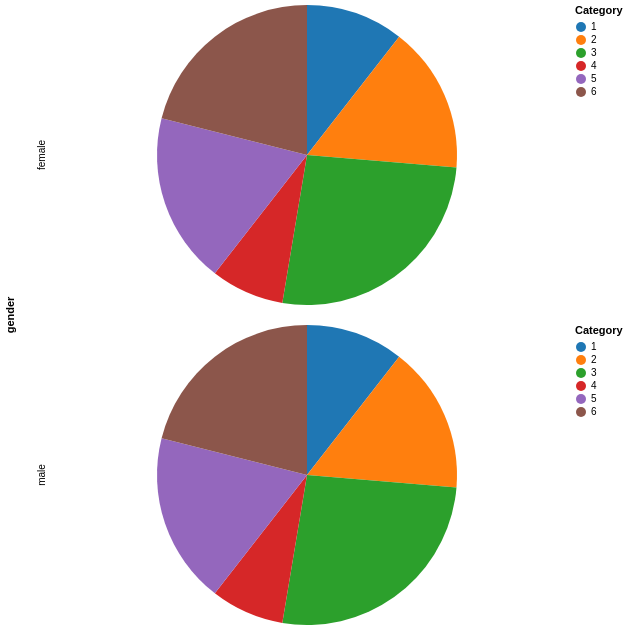

Specify this chart in Vega-Lite:
### Vega-Lite specification from a JSON file in a GitHub repository (floating-point values rounded to 4 significant figures)
{"$schema": "https://vega.github.io/schema/vega-lite/v5.json", "mode": "vega-lite", "description": "A simple pie chart with embedded data.", "width": 500, "height": 300, "resolve": {"scale": {"color": "independent"}}, "data": {"values": [{"category": 1, "value": 4, "gender": "male"}, {"category": 2, "value": 6, "gender": "male"}, {"category": 3, "value": 10, "gender": "male"}, {"category": 4, "value": 3, "gender": "male"}, {"category": 5, "value": 7, "gender": "male"}, {"category": 6, "value": 8, "gender": "male"}, {"category": 1, "value": 4, "gender": "female"}, {"category": 2, "value": 6, "gender": "female"}, {"category": 3, "value": 10, "gender": "female"}, {"category": 4, "value": 3, "gender": "female"}, {"category": 5, "value": 7, "gender": "female"}, {"category": 6, "value": 8, "gender": "female"}]}, "mark": {"type": "arc", "innerRadius": 0, "cornerRadius": 0, "padAngle": 0, "outerRadius": 150, "tooltip": true}, "encoding": {"row": {"field": "gender"}, "theta": {"field": "value", "type": "quantitative", "stack": true}, "color": {"field": "category", "type": "nominal", "scale": {"range": ["#1f77b4", "#ff7f0e", "#2ca02c", "#d62728", "#9467bd", "#8c564b", "#e377c2", "#7f7f7f", "#bcbd22", "#17becf"]}, "legend": {"title": "Category", "orient": "right", "symbolType": "circle", "fillColor": "#ffffff"}}}}
